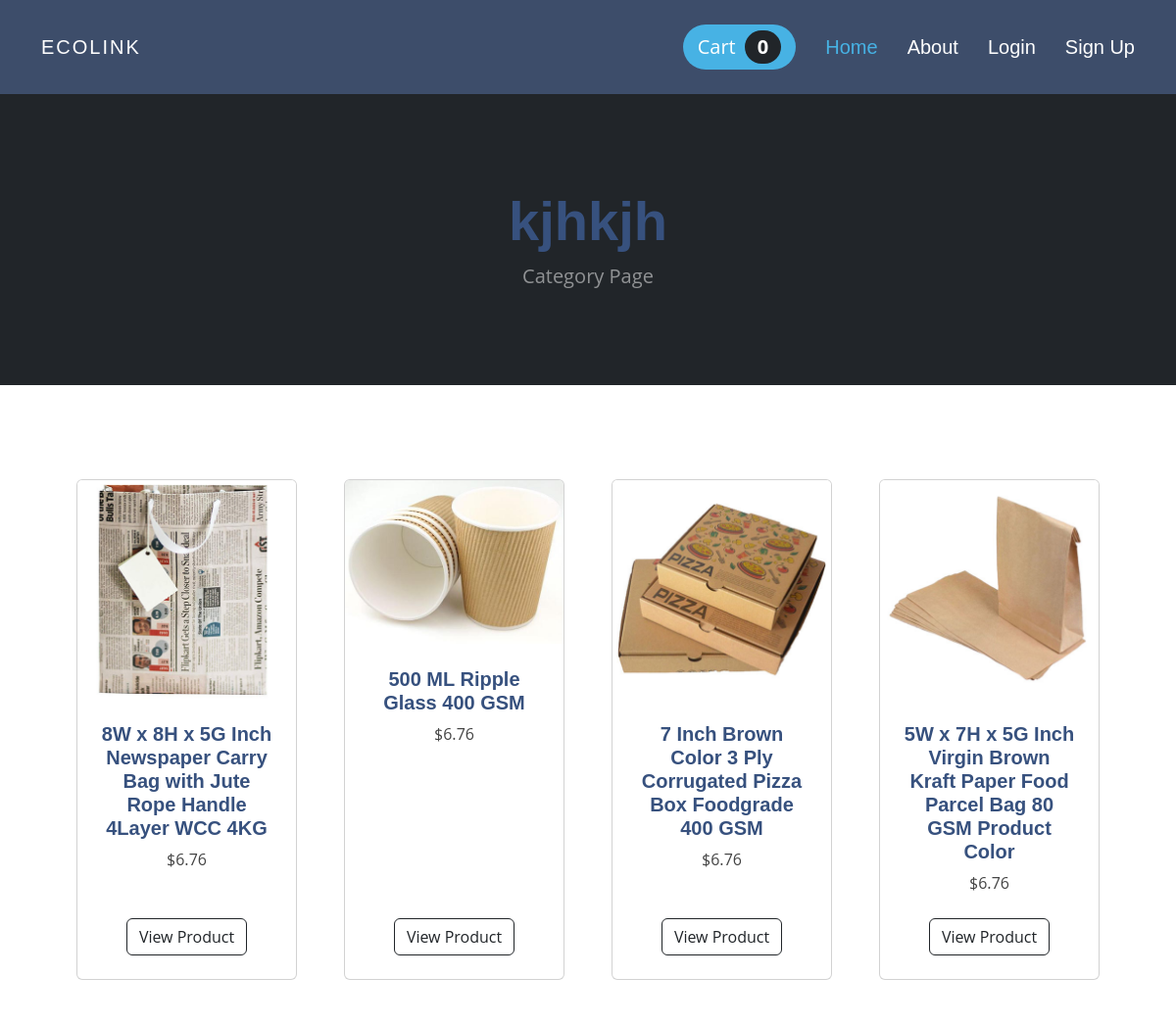
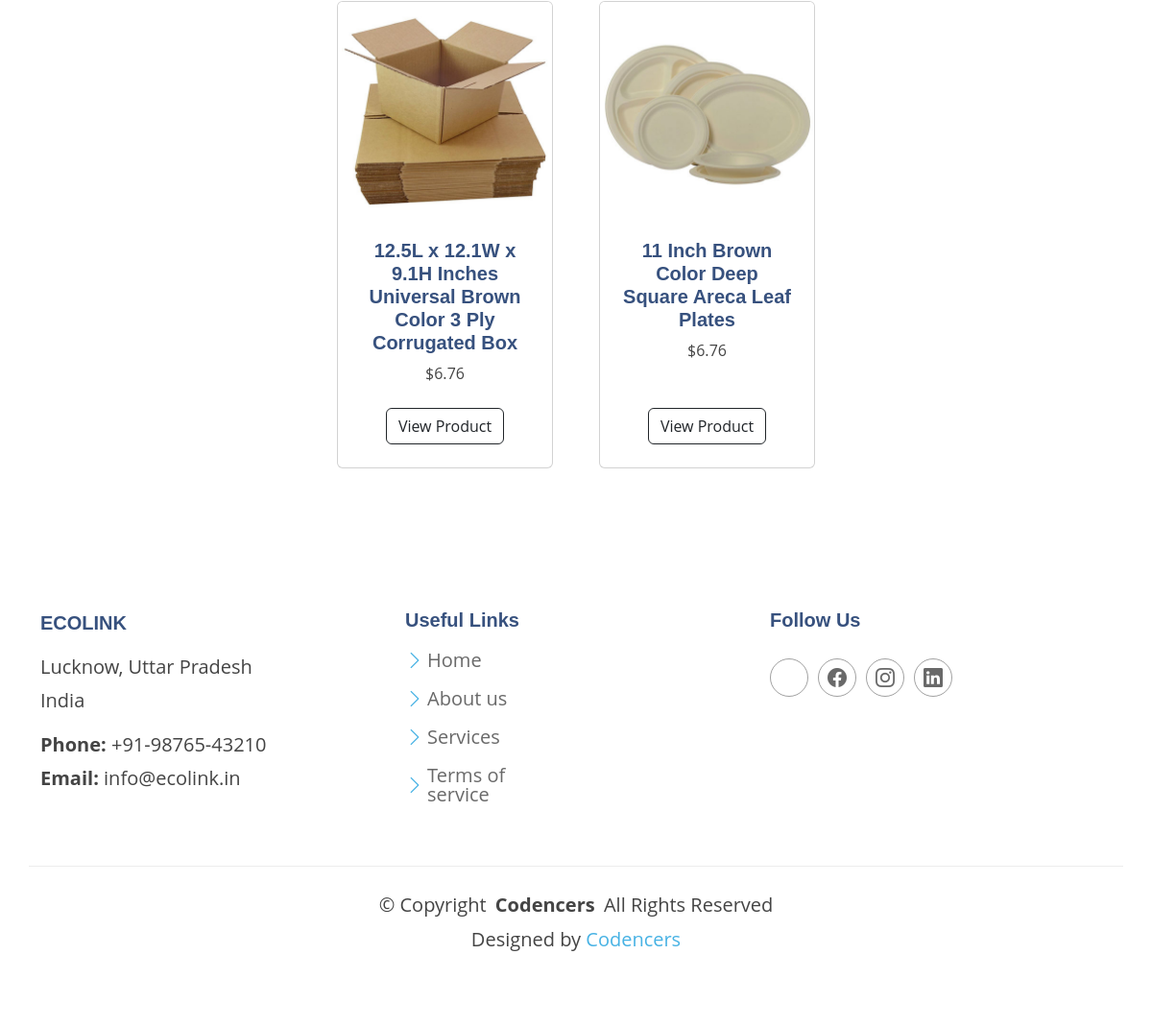
Page /category/kjhkjh on the committed database (2 pictures, top to bottom).
### store/models.py (models this page shows, shortened)
class Category(models.Model):
	name = models.CharField(max_length=50)
	def __str__(self):
		return self.name
	class Meta:
		verbose_name_plural = 'categories'

class Product(models.Model):
	name = models.CharField(max_length=100)
	price = models.DecimalField(default=0, decimal_places=2, max_digits=6)
	category = models.ForeignKey(Category, on_delete=models.CASCADE, default=1)
	description = models.CharField(max_length=250, default='', blank=True, null=True)
	image = models.ImageField(upload_to='uploads/product/')
	is_sale = models.BooleanField(default=False)
	sale_price = models.DecimalField(default=0, decimal_places=2, max_digits=6)

### store/views.py (the view)
# urls.py: path('category/<str:foo>', views.category, name='category'),
def category(request, foo):
	foo = foo.replace('-', ' ')
	try:
		category = Category.objects.get(name=foo)
		products = Product.objects.filter(category=category)
		return render(request, 'category.html', {'products':products, 'category':category})
	except:
		messages.success(request, ("That Category Doesn't Exist..."))
		return redirect('home')

### cart/cart.py (called while the page is built)
	def __len__(self):
		return len(self.cart)

### cart/context_processors.py (called while the page is built)
def cart(request):
	return {'cart': Cart(request)}

### store/templates/category.html
{% extends 'base.html' %}
{% block content %}
        <header class="bg-dark py-5">
            <div class="container px-4 px-lg-5 my-5">
                <div class="text-center text-white">
                    <h1 class="display-4 fw-bolder">
                    {{ category }}
                </h1>
                    <p class="lead fw-normal text-white-50 mb-0">Category Page</p>
                </div>
            </div>
        </header>
        <section class="py-5">
            <div class="container px-4 px-lg-5 mt-5">
                <div class="row gx-4 gx-lg-5 row-cols-2 row-cols-md-3 row-cols-xl-4 justify-content-center">
                {% for product in products %}
                    {% if product.is_sale %}
                    <div class="col mb-5">
                        <div class="card h-100">
                            <div class="badge bg-dark text-white position-absolute" style="top: 0.5rem; right: 0.5rem">Sale</div>
                            <img class="card-img-top" src="{{ product.image.url }}" alt="..." />
                            <div class="card-body p-4">
                                <div class="text-center">
                                    <h5 class="fw-bolder">{{ product.name }}</h5>
                <div class="d-flex justify-content-center small text-warning mb-2">
                <div class="bi-star-fill"></div>
                &nbsp;&nbsp;Sale!&nbsp;&nbsp;
                <div class="bi-star-fill"></div>
                </div>
                                    <strike>
                                    ${{ product.price }}
                                    </strike>
                                    &nbsp;
                                    ${{ product.sale_price }}
                                </div>
                            </div>
                            <div class="card-footer p-4 pt-0 border-top-0 bg-transparent">
    <div class="text-center">
        <a class="btn btn-outline-dark mt-auto" href="{% url 'product' product.id  %}">View Product</a>
    </div>
                            </div>
                        </div>
                    </div>
                    {% else %}
                <div class="col mb-5">
                        <div class="card h-100">
                            <img class="card-img-top" src="{{ product.image.url }}" alt="..." />
                            <div class="card-body p-4">
                                <div class="text-center">
                                    <h5 class="fw-bolder">{{ product.name }}</h5>
                                    ${{ product.price }}
                                </div>
                            </div>
                            <div class="card-footer p-4 pt-0 border-top-0 bg-transparent">
    <div class="text-center"><a class="btn btn-outline-dark mt-auto" href="{% url 'product' product.id %}">View Product</a></div>
                            </div>
                        </div>
                    </div>
                        {% endif %}
                    {% endfor %}
            </div>
        </section>
{% endblock %}

### store/templates/base.html (shortened to what this page needs)
{% load static %}
<!DOCTYPE html>
<html lang="en">
    <head>
        <link rel="stylesheet" href="https://cdnjs.cloudflare.com/ajax/libs/font-awesome/6.4.2/css/all.min.css">
        <link href="https://cdn.jsdelivr.net/npm/bootstrap-icons@1.5.0/font/bootstrap-icons.css" rel="stylesheet" />
        <link href="{% static 'css/styles.css' %}" rel="stylesheet" />
        <link href="{% static 'assets/css/main.css' %}" rel="stylesheet">
    </head>
    <body>
        {% include 'navbar.html' %}
        {% block content %}
        {% endblock %}
  <footer id="footer" class="footer">
    <div class="container footer-top">
      <div class="row gy-4">
        <div class="col-lg-4 col-md-6 footer-about">
          <a href="index.html" class="d-flex align-items-center">
            <span class="sitename">EcolINK</span>
          </a>
          <div class="footer-contact pt-3">
            <p>Lucknow, Uttar Pradesh</p>
            <p>India</p>
            <p class="mt-3"><strong>Phone:</strong> <span>+91-98765-43210</span></p>
            <p><strong>Email:</strong> <span>info@ecolink.in</span></p>
          </div>
        </div>
        <div class="col-lg-2 col-md-3 footer-links">
          <h4>Useful Links</h4>
          <ul>
            <li><i class="bi bi-chevron-right"></i> <a href="#">Home</a></li>
            <li><i class="bi bi-chevron-right"></i> <a href="#">About us</a></li>
            <li><i class="bi bi-chevron-right"></i> <a href="#">Services</a></li>
            <li><i class="bi bi-chevron-right"></i> <a href="#">Terms of service</a></li>
          </ul>
        </div>
        <div class="col-lg-2 col-md-3 footer-links">
        </div>
        <div class="col-lg-4 col-md-12">
          <h4>Follow Us</h4>
          <div class="social-links d-flex">
            <a href=""></a>
            <a href=""><i class="bi bi-facebook"></i></a>
            <a href=""><i class="bi bi-instagram"></i></a>
            <a href=""><i class="bi bi-linkedin"></i></a>
          </div>
        </div>
      </div>
    </div>
    <div class="container copyright text-center mt-4">
      <p>© <span>Copyright</span> <strong class="px-1 sitename">Codencers</strong> <span>All Rights Reserved</span></p>
      <div class="credits">
        Designed by <a href="https://bootstrapmade.com/">Codencers</a>
      </div>
    </div>
  </footer>
    </body>
</html>

### store/templates/navbar.html (shortened to what this page needs)
  <header id="header" class="header d-flex align-items-center sticky-top">
    <div class="container-fluid container-xl position-relative d-flex align-items-center">
      <a href="{% url 'home' %}" class="logo d-flex align-items-center me-auto">
        <h1 class="sitename">ECOLINK</h1>
      </a>
     <nav id="navmenu" class="navmenu">
        <ul>
        <li><a href="{% url 'home' %}" class="active">Home</a></li>
          <li><a href="#about">About</a></li>
        {% if user.is_authenticated %}
          <li class="dropdown"><a href="#"><span>Profile</span> <i class="bi bi-chevron-down toggle-dropdown"></i></a>
            <ul>
              <li><a href="{% url 'update_user' %}">User Profile</a></li>
              <li><a href="{% url 'update_info' %}">User Info</a></li>
            </ul>
          </li>
        {% if user.is_superuser %}
          <li class="dropdown"><a href="#"><span>Orders</span> <i class="bi bi-chevron-down toggle-dropdown"></i></a>
            <ul>
              <li><a href="{% url 'shipped_dash' %}">Shipped Order</a></li>
              <li><a href="{% url 'not_shipped_dash' %}">Unshipped Order</a></li>
            </ul>
          </li>
        {% endif %}
          <li><a href="{% url 'logout' %}">Logout</a></li>
        {% else %}
          <li><a href="{% url 'login' %}">Login</a></li>
          <li><a href="{% url 'register' %}">Sign Up</a></li>
        {% endif %}
        </ul>
      </nav>
        <a class="btn-getstarted" href="{% url 'cart_summary' %}">Cart
           <span class="badge bg-dark text-white ms-1 rounded-pill" id="cart_quantity">{{ cart|length }}</span>
        </a>
    </div>
</header>

### static/assets/css/main.css (style rules this page uses)
:root { --default-font: "Open Sans", system-ui, -apple-system, "Segoe UI", Roboto, "Helvetica Neue", Arial, "Noto Sans", "Liberation Sans", sans-serif, "Apple Color Emoji", "Segoe UI Emoji", "Segoe UI Symbol", "Noto Color Emoji"; --heading-font: "Jost", sans-serif; --nav-font: "Poppins", sans-serif; }
:root { --background-color: #ffffff; --default-color: #444444; --heading-color: #37517e; --accent-color: #47b2e4; --surface-color: #ffffff; --contrast-color: #ffffff; }
:root { --nav-color: #ffffff; --nav-hover-color: #47b2e4; --nav-mobile-background-color: #ffffff; --nav-dropdown-background-color: #ffffff; --nav-dropdown-color: #444444; --nav-dropdown-hover-color: #47b2e4; }
:root { scroll-behavior: smooth; }
body { color: var(--default-color); background-color: var(--background-color); font-family: var(--default-font); }
a { color: var(--accent-color); text-decoration: none; transition: 0.3s; }
h1, h2, h3, h4, h5, h6 { color: var(--heading-color); font-family: var(--heading-font); }
.header, .header * { font-size: 20px !important; }
.footer, .footer *, footer, footer * { font-size: 20px !important; }
.header { --background-color: #3d4d6a; --heading-color: #ffffff; color: var(--default-color); background-color: var(--background-color); padding: 15px 0; transition: all 0.5s; z-index: 997; }
.header .logo { line-height: 1; }
.header .logo h1 { font-size: 30px; margin: 0; font-weight: 500; color: var(--heading-color); letter-spacing: 2px; text-transform: uppercase; }
.header .btn-getstarted, .header .btn-getstarted:focus { color: var(--contrast-color); background: var(--accent-color); font-size: 14px; padding: 8px 25px; margin: 0 0 0 30px; border-radius: 50px; transition: 0.3s; }
@media (max-width: 1200px) { .header .logo { order: 1; } }
@media (max-width: 1200px) { .header .btn-getstarted { order: 2; margin: 0 15px 0 0; padding: 6px 15px; } }
@media (max-width: 1200px) { .header .navmenu { order: 3; } }
@media (min-width: 1200px) { .navmenu { padding: 0; } }
@media (min-width: 1200px) { .navmenu ul { margin: 0; padding: 0; display: flex; list-style: none; align-items: center; } }
@media (min-width: 1200px) { .navmenu li { position: relative; } }
@media (min-width: 1200px) { .navmenu a, .navmenu a:focus { color: var(--nav-color); padding: 18px 15px; font-size: 15px; font-family: var(--nav-font); font-weight: 400; display: flex; align-items: center; justify-content: space-between; white-space: nowrap; transition: 0.3s; } }
@media (min-width: 1200px) { .navmenu li:last-child a { padding-right: 0; } }
@media (min-width: 1200px) { .navmenu li:hover>a, .navmenu .active, .navmenu .active:focus { color: var(--nav-hover-color); } }
.footer { color: var(--default-color); background-color: var(--background-color); font-size: 14px; padding-bottom: 50px; position: relative; }
.footer .footer-top { padding-top: 50px; }
.footer .social-links a { display: flex; align-items: center; justify-content: center; width: 40px; height: 40px; border-radius: 50%; border: 1px solid color-mix(in srgb, var(--default-color), transparent 50%); font-size: 16px; color: color-mix(in srgb, var(--default-color), transparent 20%); margin-right: 10px; transition: 0.3s; }
.footer h4 { font-size: 16px; font-weight: bold; position: relative; padding-bottom: 12px; }
.footer .footer-links { margin-bottom: 30px; }
.footer .footer-links ul { list-style: none; padding: 0; margin: 0; }
.footer .footer-links ul i { margin-right: 3px; font-size: 12px; line-height: 0; color: var(--accent-color); }
.footer .footer-links ul li { padding: 10px 0; display: flex; align-items: center; }
.footer .footer-links ul li:first-child { padding-top: 0; }
.footer .footer-links ul a { display: inline-block; color: color-mix(in srgb, var(--default-color), transparent 20%); line-height: 1; }
.footer .footer-about a { color: var(--heading-color); font-size: 28px; font-weight: 600; text-transform: uppercase; font-family: var(--heading-font); }
.footer .footer-contact p { margin-bottom: 5px; }
.footer .copyright { padding-top: 25px; padding-bottom: 25px; border-top: 1px solid color-mix(in srgb, var(--default-color), transparent 90%); }
.footer .copyright p { margin-bottom: 0; }
.footer .credits { margin-top: 6px; font-size: 13px; }
section, .section { color: var(--default-color); background-color: var(--background-color); padding: 60px 0; scroll-margin-top: 88px; overflow: clip; }

### rows in the picture
Category: name "kjhkjh"
Product: image (picture), name "8W x 8H x 5G Inch Newspaper Carry Bag with Jute Rope Handle 4Layer WCC 4KG", price "6.76"
Product: image (picture), name "500 ML Ripple Glass 400 GSM", price "6.76"
Product: image (picture), name "7 Inch Brown Color 3 Ply Corrugated Pizza Box Foodgrade 400 GSM", price "6.76"
Product: image (picture), name "5W x 7H x 5G Inch Virgin Brown Kraft Paper Food Parcel Bag 80 GSM Product Color", price "6.76"
Product: image (picture), name "12.5L x 12.1W x 9.1H Inches Universal Brown Color 3 Ply Corrugated Box", price "6.76"
Product: image (picture), name "11 Inch Brown Color Deep Square Areca Leaf Plates", price "6.76"

### other values in the picture
{{ cart|length }} "0"
